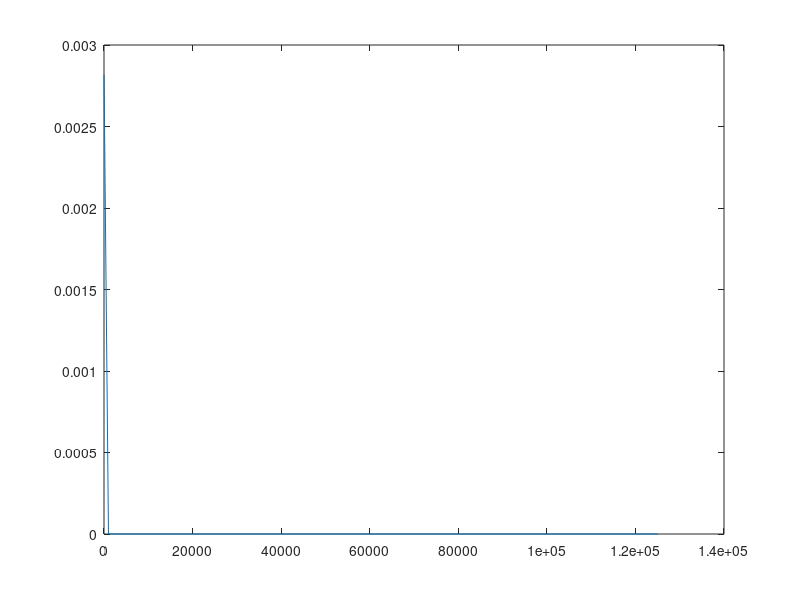

Reproduce this figure in MATLAB. (Note: this script raises an error after producing the figure.)
clc; clear all;close all;
%% Parâmetros da distribuição
pd = makedist('Lognormal','mu',0,'sigma',1)
x = (10:1000:125010)';
y = pdf(pd,x);
figure
plot(x,y)
h = gca;
h.XTick = [0 30000 60000 90000 120000];
figure
x = 0:0.2:10;
mu = 0;
sigma = 1;
p = logncdf(x,mu,sigma);
plot(x,p)
grid on
xlabel('x')
ylabel('p')